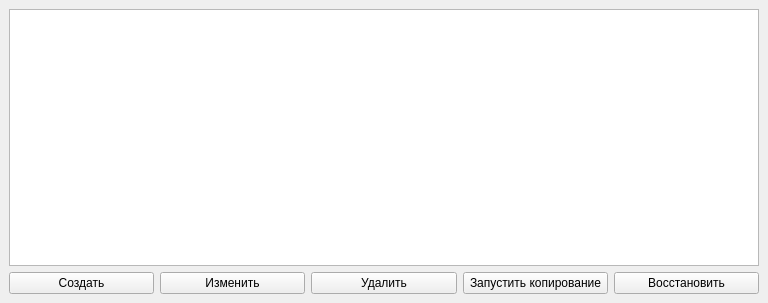
<?xml version="1.0" encoding="UTF-8"?>
<ui version="4.0">
 <class>MainWindow</class>
 <widget class="QMainWindow" name="MainWindow">
  <property name="geometry">
   <rect>
    <x>0</x>
    <y>0</y>
    <width>768</width>
    <height>303</height>
   </rect>
  </property>
  <property name="windowTitle">
   <string>Backup System</string>
  </property>
  <widget class="QWidget" name="centralwidget">
   <layout class="QVBoxLayout">
    <item>
     <widget class="QTableWidget" name="jobTable"/>
    </item>
    <item>
     <layout class="QHBoxLayout">
      <item>
       <widget class="QPushButton" name="createBtn">
        <property name="text">
         <string>Создать</string>
        </property>
       </widget>
      </item>
      <item>
       <widget class="QPushButton" name="editBtn">
        <property name="text">
         <string>Изменить</string>
        </property>
       </widget>
      </item>
      <item>
       <widget class="QPushButton" name="deleteBtn">
        <property name="text">
         <string>Удалить</string>
        </property>
       </widget>
      </item>
      <item>
       <widget class="QPushButton" name="runBtn">
        <property name="text">
         <string>Запустить копирование</string>
        </property>
       </widget>
      </item>
      <item>
       <widget class="QPushButton" name="restoreBtn">
        <property name="text">
         <string>Восстановить</string>
        </property>
       </widget>
      </item>
     </layout>
    </item>
   </layout>
  </widget>
 </widget>
 <resources/>
 <connections/>
</ui>
